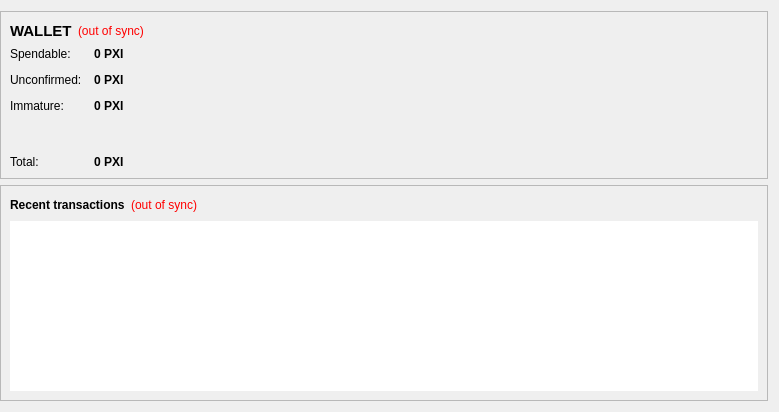
<?xml version="1.0" encoding="UTF-8"?>
<ui version="4.0">
 <class>OverviewPage</class>
 <widget class="QWidget" name="OverviewPage">
  <property name="geometry">
   <rect>
    <x>0</x>
    <y>0</y>
    <width>779</width>
    <height>412</height>
   </rect>
  </property>
  <property name="windowTitle">
   <string>Form</string>
  </property>
  <layout class="QGridLayout" name="gridLayout">
   <property name="leftMargin">
    <number>0</number>
   </property>
   <item row="0" column="0">
    <widget class="QFrame" name="walletContainer">
     <property name="sizePolicy">
      <sizepolicy hsizetype="Preferred" vsizetype="Maximum">
       <horstretch>0</horstretch>
       <verstretch>0</verstretch>
      </sizepolicy>
     </property>
     <property name="maximumSize">
      <size>
       <width>16777215</width>
       <height>220</height>
      </size>
     </property>
     <property name="frameShape">
      <enum>QFrame::StyledPanel</enum>
     </property>
     <property name="frameShadow">
      <enum>QFrame::Raised</enum>
     </property>
     <layout class="QVBoxLayout" name="verticalLayout_4">
      <item>
       <layout class="QHBoxLayout" name="walletHeader">
        <item>
         <widget class="QLabel" name="label_5">
          <property name="font">
           <font>
            <pointsize>11</pointsize>
            <weight>75</weight>
            <bold>true</bold>
           </font>
          </property>
          <property name="styleSheet">
           <string notr="true">background-color: transparent;QLabel { color: white; }</string>
          </property>
          <property name="text">
           <string>WALLET</string>
          </property>
         </widget>
        </item>
        <item>
         <widget class="QLabel" name="labelWalletStatus">
          <property name="toolTip">
           <string>The displayed information may be out of date. Your wallet automatically synchronizes with the PXI Coin network after a connection is established, but this process has not completed yet.</string>
          </property>
          <property name="styleSheet">
           <string notr="true">QLabel { color: red;Background-color:transparent }</string>
          </property>
          <property name="text">
           <string notr="true">(out of sync)</string>
          </property>
          <property name="alignment">
           <set>Qt::AlignLeading|Qt::AlignLeft|Qt::AlignVCenter</set>
          </property>
         </widget>
        </item>
        <item>
         <spacer name="horizontalSpacer_2">
          <property name="orientation">
           <enum>Qt::Horizontal</enum>
          </property>
          <property name="sizeHint" stdset="0">
           <size>
            <width>40</width>
            <height>20</height>
           </size>
          </property>
         </spacer>
        </item>
       </layout>
      </item>
      <item>
       <layout class="QFormLayout" name="walletStatus">
        <property name="fieldGrowthPolicy">
         <enum>QFormLayout::AllNonFixedFieldsGrow</enum>
        </property>
        <property name="horizontalSpacing">
         <number>12</number>
        </property>
        <property name="verticalSpacing">
         <number>12</number>
        </property>
        <item row="0" column="0">
         <widget class="QLabel" name="label">
          <property name="styleSheet">
           <string notr="true">background-color: transparent;</string>
          </property>
          <property name="text">
           <string>Spendable:</string>
          </property>
         </widget>
        </item>
        <item row="0" column="1">
         <widget class="QLabel" name="labelBalance">
          <property name="font">
           <font>
            <weight>75</weight>
            <bold>true</bold>
           </font>
          </property>
          <property name="cursor">
           <cursorShape>IBeamCursor</cursorShape>
          </property>
          <property name="toolTip">
           <string>Your current spendable balance</string>
          </property>
          <property name="styleSheet">
           <string notr="true"/>
          </property>
          <property name="text">
           <string notr="true">0 PXI</string>
          </property>
          <property name="textInteractionFlags">
           <set>Qt::LinksAccessibleByMouse|Qt::TextSelectableByKeyboard|Qt::TextSelectableByMouse</set>
          </property>
         </widget>
        </item>
        <item row="2" column="0">
         <widget class="QLabel" name="label_3">
          <property name="styleSheet">
           <string notr="true">background-color: transparent;</string>
          </property>
          <property name="text">
           <string>Unconfirmed:</string>
          </property>
         </widget>
        </item>
        <item row="2" column="1">
         <widget class="QLabel" name="labelUnconfirmed">
          <property name="font">
           <font>
            <weight>75</weight>
            <bold>true</bold>
           </font>
          </property>
          <property name="cursor">
           <cursorShape>IBeamCursor</cursorShape>
          </property>
          <property name="toolTip">
           <string>Total of transactions that have yet to be confirmed, and do not yet count toward the current balance</string>
          </property>
          <property name="text">
           <string notr="true">0 PXI</string>
          </property>
          <property name="textInteractionFlags">
           <set>Qt::LinksAccessibleByMouse|Qt::TextSelectableByKeyboard|Qt::TextSelectableByMouse</set>
          </property>
         </widget>
        </item>
        <item row="3" column="0">
         <widget class="QLabel" name="labelImmatureText">
          <property name="styleSheet">
           <string notr="true">background-color: transparent;</string>
          </property>
          <property name="text">
           <string>Immature:</string>
          </property>
         </widget>
        </item>
        <item row="3" column="1">
         <widget class="QLabel" name="labelImmature">
          <property name="font">
           <font>
            <weight>75</weight>
            <bold>true</bold>
           </font>
          </property>
          <property name="toolTip">
           <string>Mined balance that has not yet matured</string>
          </property>
          <property name="text">
           <string notr="true">0 PXI</string>
          </property>
          <property name="textInteractionFlags">
           <set>Qt::LinksAccessibleByMouse|Qt::TextSelectableByKeyboard|Qt::TextSelectableByMouse</set>
          </property>
         </widget>
        </item>
        <item row="4" column="0">
         <spacer name="verticalSpacer">
          <property name="orientation">
           <enum>Qt::Vertical</enum>
          </property>
          <property name="sizeHint" stdset="0">
           <size>
            <width>20</width>
            <height>40</height>
           </size>
          </property>
         </spacer>
        </item>
        <item row="4" column="1">
         <spacer name="verticalSpacer_2">
          <property name="orientation">
           <enum>Qt::Vertical</enum>
          </property>
          <property name="sizeHint" stdset="0">
           <size>
            <width>20</width>
            <height>40</height>
           </size>
          </property>
         </spacer>
        </item>
        <item row="5" column="0">
         <widget class="QLabel" name="labelTotalText">
          <property name="styleSheet">
           <string notr="true">background-color: transparent;</string>
          </property>
          <property name="text">
           <string>Total:</string>
          </property>
         </widget>
        </item>
        <item row="5" column="1">
         <widget class="QLabel" name="labelTotal">
          <property name="font">
           <font>
            <weight>75</weight>
            <bold>true</bold>
           </font>
          </property>
          <property name="cursor">
           <cursorShape>IBeamCursor</cursorShape>
          </property>
          <property name="toolTip">
           <string>Your current total balance</string>
          </property>
          <property name="text">
           <string notr="true">0 PXI</string>
          </property>
          <property name="textInteractionFlags">
           <set>Qt::LinksAccessibleByMouse|Qt::TextSelectableByKeyboard|Qt::TextSelectableByMouse</set>
          </property>
         </widget>
        </item>
       </layout>
      </item>
     </layout>
    </widget>
   </item>
   <item row="1" column="0">
    <widget class="QFrame" name="transactionContainer">
     <property name="frameShape">
      <enum>QFrame::StyledPanel</enum>
     </property>
     <property name="frameShadow">
      <enum>QFrame::Raised</enum>
     </property>
     <layout class="QVBoxLayout" name="verticalLayout">
      <item>
       <layout class="QHBoxLayout" name="recentTransactionsHeader">
        <item>
         <widget class="QLabel" name="label_4">
          <property name="styleSheet">
           <string notr="true">background-color: transparent;</string>
          </property>
          <property name="text">
           <string>&lt;b&gt;Recent transactions&lt;/b&gt;</string>
          </property>
         </widget>
        </item>
        <item>
         <widget class="QLabel" name="labelTransactionsStatus">
          <property name="toolTip">
           <string>The displayed information may be out of date. Your wallet automatically synchronizes with the PXI Coin network after a connection is established, but this process has not completed yet.</string>
          </property>
          <property name="styleSheet">
           <string notr="true">QLabel { color: red;Background-color:transparent }</string>
          </property>
          <property name="text">
           <string notr="true">(out of sync)</string>
          </property>
          <property name="alignment">
           <set>Qt::AlignRight|Qt::AlignTrailing|Qt::AlignVCenter</set>
          </property>
         </widget>
        </item>
        <item>
         <spacer name="horizontalSpacer">
          <property name="orientation">
           <enum>Qt::Horizontal</enum>
          </property>
          <property name="sizeHint" stdset="0">
           <size>
            <width>40</width>
            <height>20</height>
           </size>
          </property>
         </spacer>
        </item>
       </layout>
      </item>
      <item>
       <widget class="QListView" name="listTransactions">
        <property name="frameShape">
         <enum>QFrame::NoFrame</enum>
        </property>
        <property name="horizontalScrollBarPolicy">
         <enum>Qt::ScrollBarAlwaysOff</enum>
        </property>
        <property name="editTriggers">
         <set>QAbstractItemView::NoEditTriggers</set>
        </property>
        <property name="selectionMode">
         <enum>QAbstractItemView::NoSelection</enum>
        </property>
       </widget>
      </item>
     </layout>
    </widget>
   </item>
  </layout>
 </widget>
 <resources/>
 <connections/>
</ui>
